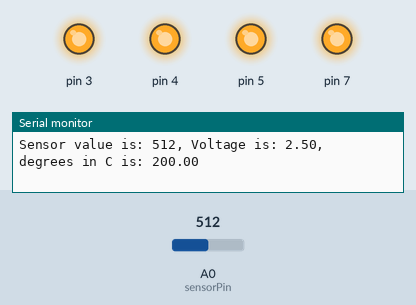
Recording of a sketch running on a simulated Arduino Uno, built with avr-gcc and run on an emulated ATmega328P. On the bench: output pins drawn as LEDs (lit = HIGH), the last lines printed to the serial monitor. The test bench sets the inputs (shaded band); at power-on: A0 (sensorPin) = 512.

Above: at 1.8 s.
1.9 s: A0 (sensorPin) set to 181
3.4 s: A0 (sensorPin) set to 172
At 4.5 s:
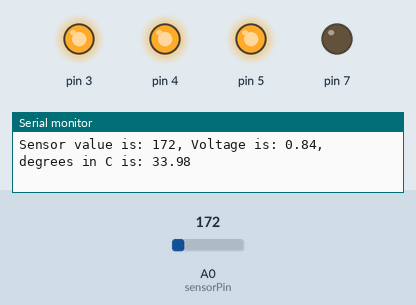
5.5 s: A0 (sensorPin) set to 122
At 7.2 s:
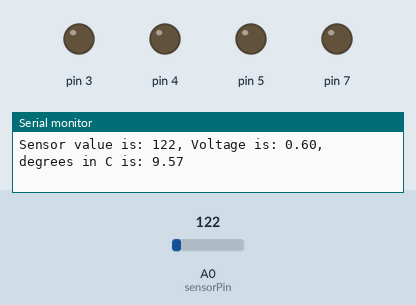
7.5 s: A0 (sensorPin) set to 306
At 9.0 s:
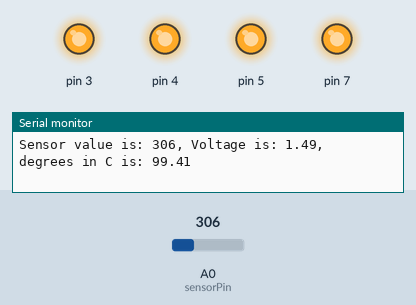
9.5 s: A0 (sensorPin) set to 0
At 10.6 s:
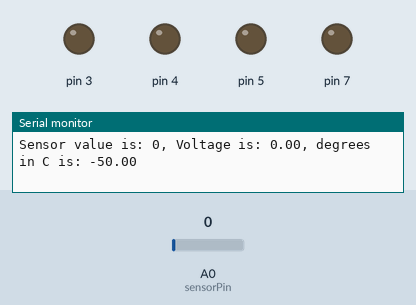
Timing chart, 0 to 12.5 s (numbered marks = the images above; inputs shaded):
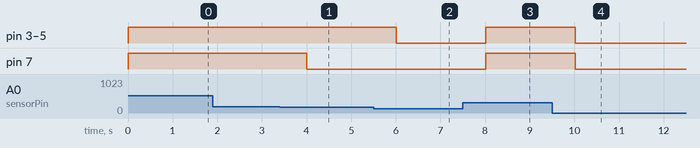

Measured:
- the behaviour switches between 173 and 172 on A0 (sensorPin) (found by bisection; images 0 and 1)
- after the input at 3.4 s, pin 7: HIGH → LOW after 0.61 s
- after the input at 5.5 s, pin 3–5: HIGH → LOW after 0.51 s
- after the input at 7.5 s, pin 3–5, pin 7: LOW → HIGH after 0.51 s
- after the input at 9.5 s, pin 3–5, pin 7: HIGH → LOW after 0.52 s

The sketch:

Love_meter.ino
```cpp
const int sensorPin = A0;
const float baseTemp = 20.0;

void setup() {
  Serial.begin(9600); //opens a serial port
  for (int pin = 3; pin <= 5; pin++){
    pinMode(pin, OUTPUT);
    digitalWrite(pin, LOW);
  }
  pinMode(7, OUTPUT);
  digitalWrite(7, LOW);
}

void loop() {
  int sensorVal = analogRead(sensorPin);

  Serial.print("Sensor value is: ");
  Serial.print(sensorVal);

  float voltage = (sensorVal/1024.0)*5.0; //convert the value to Volts

  Serial.print(", Voltage is: ");
  Serial.print(voltage);
  Serial.print(", degrees in C is: ");
  float temp = (voltage-0.5)*100.0; //convert volts to temperature
  Serial.println(temp);

  if (temp < baseTemp+5){
    digitalWrite(5, LOW);
    digitalWrite(4, LOW);
    digitalWrite(3, LOW);
    digitalWrite(7, LOW);
  }else if (temp >= baseTemp+5 && temp < baseTemp+8){
    digitalWrite(5, HIGH);
    digitalWrite(4, LOW);
    digitalWrite(3, LOW);
    digitalWrite(7, LOW);
  }else if (temp >= baseTemp+8 && temp < baseTemp+11){
    digitalWrite(5, HIGH);
    digitalWrite(4, HIGH);
    digitalWrite(3, LOW);
    digitalWrite(7, LOW);
  }else if (temp >= baseTemp+11 && temp < baseTemp+14){
    digitalWrite(5, HIGH);
    digitalWrite(4, HIGH);
    digitalWrite(3, HIGH);
    digitalWrite(7, LOW);
  }else if (temp >= baseTemp+14){
    digitalWrite(5, HIGH);
    digitalWrite(4, HIGH);
    digitalWrite(3, HIGH);
    digitalWrite(7, HIGH);
  }
  delay(1000);
}
```
